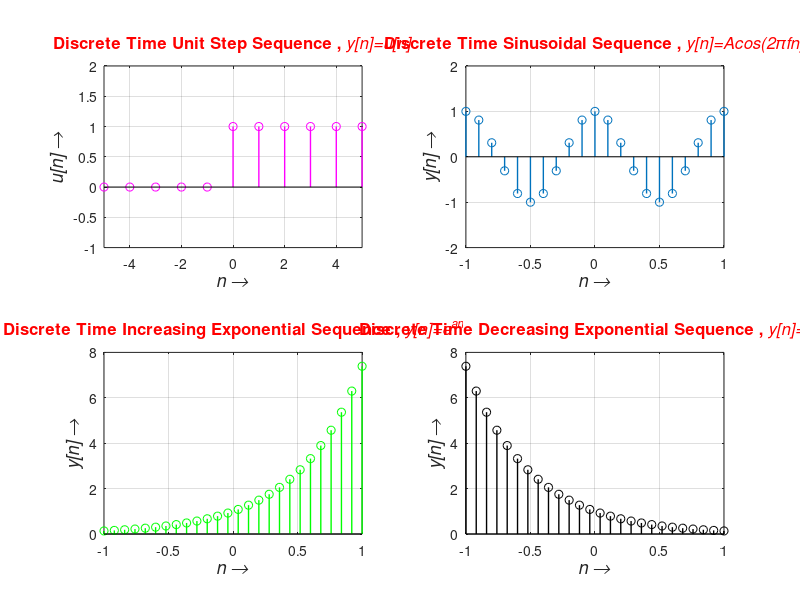

This figure's MATLAB source:
clc;
%% Generation of Unit Step Signal
n3=-5:1:5;
x1=[n3>=0];  %Unit Step Signal
subplot(2,2,1);
stem(n3,x1,'m','linewidth',1);
axis([-5 5 -1 2]);
xlabel('\itn \rightarrow','Fontweight','bold','Fontsize',13);
ylabel('\itu[n] \rightarrow','Fontweight','bold','Fontsize',13);
title('Discrete Time Unit Step Sequence , \ity[n]=u[n]','Color','r','Fontsize',12);
grid on;
%% Generation of Sinusoidal Signal
n2=-1:0.1:1;
A=1;      %Amplitude of the sinusoidal signal
f=1;    %Frequency of the sinusoidal signal
x2=A*cos(2*pi*f*n2);   %Sinusoidal signal
subplot(2,2,2);
stem(n2,x2,'linewidth',1);
axis([-1 1 -2 2]);
xlabel('\itn \rightarrow','Fontweight','bold','Fontsize',13);
ylabel('\ity[n] \rightarrow','Fontweight','bold','Fontsize',13);
title('Discrete Time Sinusoidal Sequence , \ity[n]=Acos(2\pifn)','Color','r','Fontsize',12);
grid on;
%% Generation of Increasing Exponential Sequence
subplot(2,2,3);
a=2;   % Increasing 
n3=-1:0.08:1;
x=exp(a.*n3); % Exponential Signal
stem(n3,x,'g','linewidth',1);
xlabel('\itn \rightarrow','Fontweight','bold','Fontsize',13);
ylabel('\ity[n] \rightarrow','Fontweight','bold','Fontsize',13);
title('Discrete Time Increasing Exponential Sequence , \ity[n]=e^{an}','Color','r','Fontsize',12);
grid on;
%% Generation of Decreasing Exponential Sequence
subplot(2,2,4);
a=-2;    % Decreasing
x=exp(a.*n3); %Exponential Signal
stem(n3,x,'k','linewidth',1);
xlabel('\itn \rightarrow','Fontweight','bold','Fontsize',13);
ylabel('\ity[n] \rightarrow','Fontweight','bold','Fontsize',13);
title('Discrete Time Decreasing Exponential Sequence , \ity[n]=e^{-an}','Color','r','Fontsize',12);
grid on;
